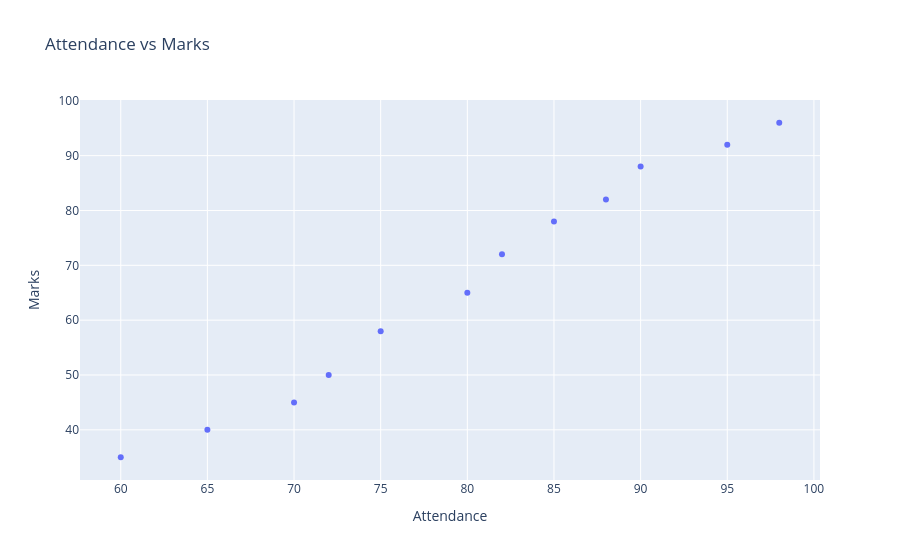

Write notebook code for a chart like this one.
### Code cell
# ==================================================
# PART 9 - PLOT 2
# ATTENDANCE VS MARKS
# ==================================================

fig = px.scatter(
    df,
    x="Attendance",
    y="Marks",
    title="Attendance vs Marks",
    hover_data=df.columns
)

fig.show()

### Figure 1 — Plotly figure (JSON) as saved in the notebook; plotly's stock layout.template omitted (floating-point values rounded to 4 significant figures)
{"data": [{"customdata": [[1, 2], [2, 3], [3, 4], [4, 5], [5, 5], [6, 6], [7, 7], [8, 7], [9, 8], [10, 8], [11, 9], [12, 10]], "hovertemplate": "Attendance=%{x}<br>Marks=%{y}<br>Study_Hours=%{customdata[0]}<br>Assignments=%{customdata[1]}<extra></extra>", "legendgroup": "", "marker": {"color": "#636efa", "symbol": "circle"}, "mode": "markers", "name": "", "orientation": "v", "showlegend": false, "type": "scatter", "x": [60, 65, 70, 72, 75, 80, 82, 85, 88, 90, 95, 98], "xaxis": "x", "y": [35, 40, 45, 50, 58, 65, 72, 78, 82, 88, 92, 96], "yaxis": "y"}], "layout": {"legend": {"tracegroupgap": 0}, "title": {"text": "Attendance vs Marks"}, "xaxis": {"anchor": "y", "domain": [0, 1], "title": {"text": "Attendance"}}, "yaxis": {"anchor": "x", "domain": [0, 1], "title": {"text": "Marks"}}}}
